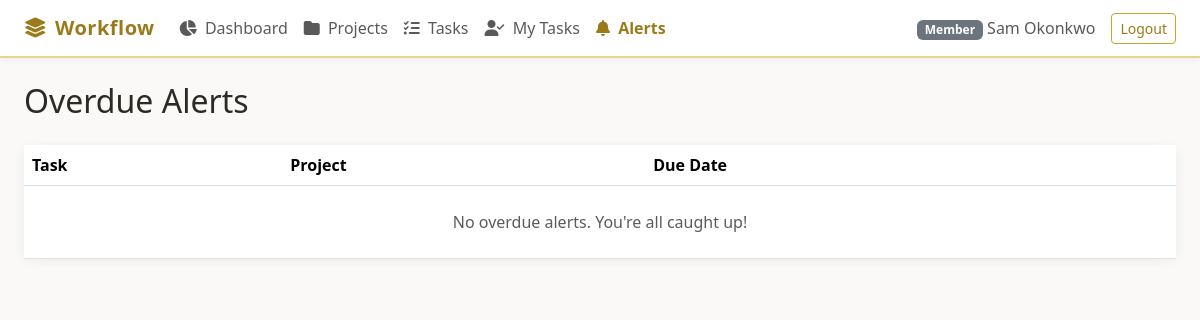
The app's page /alerts (signed in), older data.
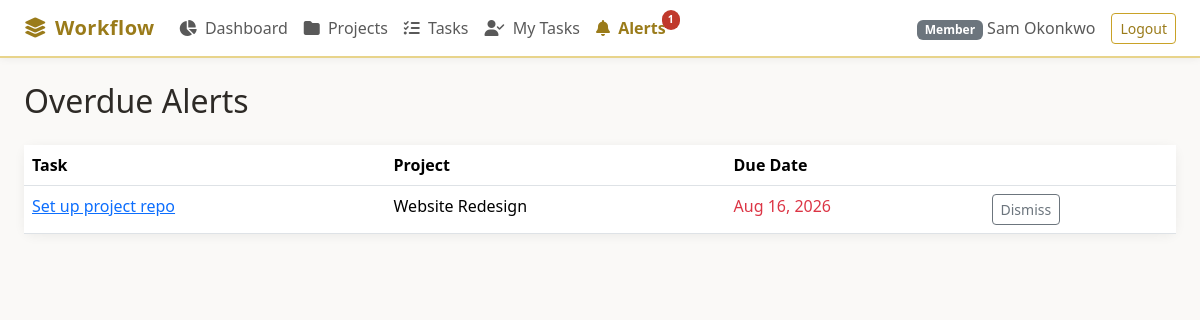
The same page, newer data.
### models/alerts.py (models this page shows, shortened)
class AlertModel(db.Model):
    __tablename__ = "alerts"
    id = db.Column(db.Integer, primary_key=True)
    task_id = db.Column(db.Integer, db.ForeignKey("tasks.id"), nullable=False)
    user_id = db.Column(db.Integer, db.ForeignKey("users.id"), nullable=False)
    dismissed_at = db.Column(db.DateTime, nullable=True)
    due_date_snapshot = db.Column(db.Date, nullable=True)
    __table_args__ = (db.UniqueConstraint("task_id", "user_id", name="uq_alert_task_user"),)
    task = db.relationship("TaskModel", back_populates="alerts")
    user = db.relationship("UserModel", back_populates="alerts")

### models/tasks.py (models this page shows, shortened)
class TaskModel(db.Model):
    __tablename__ = "tasks"
    id = db.Column(db.Integer, primary_key=True)
    project_id = db.Column(db.Integer, db.ForeignKey("projects.id"), nullable=False)
    title = db.Column(db.String(200), nullable=False)
    description = db.Column(db.Text, default="")
    priority = db.Column(db.String(20), default="Medium", nullable=False)
    status = db.Column(db.String(20), default="Backlog", nullable=False)
    due_date = db.Column(db.Date, nullable=True)
    blocked_from_status = db.Column(db.String(20), nullable=True)
    created_at = db.Column(db.DateTime, default=datetime.utcnow)
    updated_at = db.Column(db.DateTime, default=datetime.utcnow, onupdate=datetime.utcnow)
    project = db.relationship("ProjectModel", back_populates="tasks")
    assignees = db.relationship("TaskAssigneeModel", back_populates="task", cascade="all, delete-orphan")
    comments = db.relationship("CommentModel", back_populates="task", cascade="all, delete-orphan")
    history = db.relationship("TaskHistoryModel", back_populates="task", cascade="all, delete-orphan")
    alerts = db.relationship("AlertModel", back_populates="task", cascade="all, delete-orphan")
    blocking_deps = db.relationship(
        "TaskDependencyModel",
        foreign_keys="TaskDependencyModel.task_id",
        back_populates="task",
        cascade="all, delete-orphan",
    )
    @property
    def is_overdue(self):
        if not self.due_date or self.status == "Done":
            return False
        return self.due_date < date.today()

### models/projects.py (models this page shows, shortened)
class ProjectModel(db.Model):
    __tablename__ = "projects"
    id = db.Column(db.Integer, primary_key=True)
    key = db.Column(db.String(20), unique=True, nullable=False, index=True)
    name = db.Column(db.String(200), nullable=False)
    description = db.Column(db.Text, default="")
    owner_id = db.Column(db.Integer, db.ForeignKey("users.id"), nullable=False)
    archived = db.Column(db.Boolean, default=False, nullable=False)
    created_at = db.Column(db.DateTime, default=datetime.utcnow)
    updated_at = db.Column(db.DateTime, default=datetime.utcnow, onupdate=datetime.utcnow)
    owner = db.relationship("UserModel", back_populates="owned_projects", foreign_keys=[owner_id])
    members = db.relationship("ProjectMemberModel", back_populates="project", cascade="all, delete-orphan")
    tasks = db.relationship("TaskModel", back_populates="project", cascade="all, delete-orphan")

### routes/alerts.py (the view)
@alerts_bp.route("/alerts")
@require_login
def list_alerts():
    alerts = get_active_alerts(g.current_user)
    template = "manager/alerts.html" if g.current_user.is_manager else "member/alerts.html"
    return render_template(template, alerts=alerts, user=g.current_user, alert_count=len(alerts))

### models/user.py (called while the page is built)
    @property
    def is_manager(self):
        return self.role == "manager"

### services/alert_service.py (called while the page is built)
def get_active_alerts(user):
    alerts = (
        AlertModel.query.filter_by(user_id=user.id)
        .join(TaskModel)
        .filter(TaskModel.status != "Done")
        .filter(AlertModel.dismissed_at.is_(None))
        .all()
    )
    active = []
    for a in alerts:
        if a.task and a.task.is_overdue:
            active.append(a)
    return active

### utils/permission.py (called while the page is built)
def require_login(f):
    @wraps(f)
    def decorated(*args, **kwargs):
        user_id = session.get("user_id")
        if not user_id:
            if request.is_json or request.path.startswith("/api/"):
                return jsonify({"error": "Authentication required"}), 401
            return redirect(url_for("auth.login"))
        g.current_user = UserModel.query.get(user_id)
        if not g.current_user:
            session.clear()
            return redirect(url_for("auth.login"))
        return f(*args, **kwargs)
    return decorated

### templates/member/alerts.html
{% extends "manager/alerts.html" %}

### templates/manager/alerts.html (shortened to what this page needs)
{% extends "base.html" %}
{% block content %}
<h2 class="mb-4">Overdue Alerts</h2>
<div class="card">
    <div class="card-body p-0">
        <table class="table mb-0">
            <thead><tr><th>Task</th><th>Project</th><th>Due Date</th><th></th></tr></thead>
            <tbody>
            {% for a in alerts %}
            <tr>
                <td><a href="{{ url_for('tasks.task_detail', task_id=a.task_id) }}">{{ a.task.title }}</a></td>
                <td>{{ a.task.project.name }}</td>
                <td class="text-danger">{{ a.task.due_date.strftime('%b %d, %Y') }}</td>
                <td>
                    <button class="btn btn-sm btn-outline-secondary" onclick="dismiss({{ a.id }})">Dismiss</button>
                </td>
            </tr>
            {% else %}
            <tr><td colspan="4" class="text-center text-muted py-4">No overdue alerts. You're all caught up!</td></tr>
            {% endfor %}
            </tbody>
        </table>
    </div>
</div>
{% endblock %}

### templates/base.html (shortened to what this page needs)
<!DOCTYPE html>
<html lang="en">
<head>
    <link href="https://cdn.jsdelivr.net/npm/bootstrap@5.3.3/dist/css/bootstrap.min.css" rel="stylesheet">
    <link href="https://cdnjs.cloudflare.com/ajax/libs/font-awesome/6.5.1/css/all.min.css" rel="stylesheet">
    <link href="{{ url_for('static', filename='css/style.css') }}" rel="stylesheet">
</head>
<body>
    {% if user is defined and user %}
    <nav class="navbar navbar-expand-lg navbar-light sticky-top">
        <div class="container-fluid px-4">
            <a class="navbar-brand" href="{{ url_for('dashboard.index') }}">
                <i class="fas fa-layer-group me-2"></i>Workflow
            </a>
            <div class="collapse navbar-collapse" id="nav">
                <ul class="navbar-nav me-auto">
                    <li class="nav-item">
                        <a class="nav-link {% if request.endpoint == 'dashboard.index' %}active{% endif %}" href="{{ url_for('dashboard.index') }}">
                            <i class="fas fa-chart-pie me-1"></i> Dashboard
                        </a>
                    </li>
                    <li class="nav-item">
                        <a class="nav-link {% if 'projects' in (request.endpoint or '') %}active{% endif %}" href="{{ url_for('projects.list_projects') }}">
                            <i class="fas fa-folder me-1"></i> Projects
                        </a>
                    </li>
                    <li class="nav-item">
                        <a class="nav-link {% if 'tasks' in (request.endpoint or '') %}active{% endif %}" href="{{ url_for('tasks.task_list') }}">
                            <i class="fas fa-tasks me-1"></i> Tasks
                        </a>
                    </li>
                    <li class="nav-item">
                        <a class="nav-link {% if request.endpoint == 'tasks.my_tasks' %}active{% endif %}" href="{{ url_for('tasks.my_tasks') }}">
                            <i class="fas fa-user-check me-1"></i> My Tasks
                        </a>
                    </li>
                    <li class="nav-item position-relative">
                        <a class="nav-link {% if 'alerts' in (request.endpoint or '') %}active{% endif %}" href="{{ url_for('alerts.list_alerts') }}">
                            <i class="fas fa-bell me-1"></i> Alerts
                            {% if alert_count %}<span class="alert-badge">{{ alert_count }}</span>{% endif %}
                        </a>
                    </li>
                </ul>
                <span class="navbar-text me-3">
                    <span class="badge bg-secondary">{{ user.role|capitalize }}</span>
                    {{ user.name }}
                </span>
                <a href="{{ url_for('auth.logout') }}" class="btn btn-outline-gold btn-sm">Logout</a>
            </div>
        </div>
    </nav>
    {% endif %}
    <main class="{% if user is defined and user %}container-fluid px-4 py-4{% endif %}">
        {% block content %}{% endblock %}
    </main>
</body>
</html>

Row changes from the older to the newer data that the page shows:
added AlertModel: task "Set up project repo", task.project.name "Website Redesign", task.due_date "Aug 16, 2026"
Text that changed along with them:
{{ alert_count }}: (not shown) → "1"
text no longer shown: "No overdue alerts. You're all caught up!"
